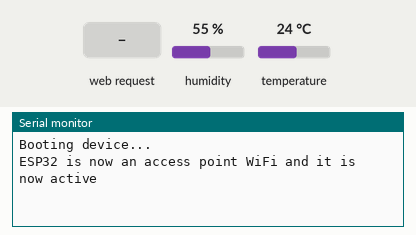
This sketch was run on a simulated ESP32. Shown: the last lines printed to the serial monitor. Inputs (shaded band) come from the test bench; at power-on: temperature 24 °C, humidity 55 %. Storage starts empty.

Above: at 1.3 s.
1.4 s: HTTP request GET /temperature received
At 1.9 s:
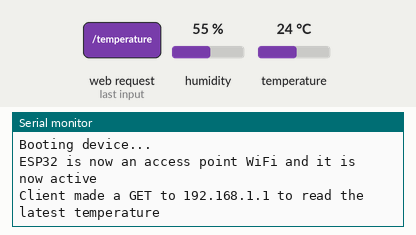
5.1 s: temperature set to 19 °C
At 7.5 s:
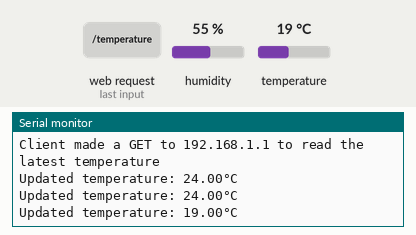

Measured:
- after the input at 1.4 s, the serial monitor: prints a new line at once (image 1)
- after the input at 5.1 s, the serial monitor: prints a new line after 1.0 s (image 2)

The sketch:

proyecto_temp.ino
```cpp
#include <WiFi.h> // Includes the WiFi library
#include "DHT.h" // Include DHT library
#include <AsyncTCP.h> // Include TCP Library
#include <ESPAsyncWebServer.h> // Include WebServer Library
#include <DNSServer.h> // Includes DNS Library
#include "SPIFFS.h" // Includes SPIFileSystem (install https://github.com/me-no-dev/arduino-esp32fs-plugin)

#define DHT_PIN 22 // Defines pin number to which the sensor is connected
#define DHT_TYPE DHT11 // Defines the sensor type. It can be DHT11 or DHT22

/* Put your desired SSID and Password */
const char *WIFI_SSID = "Esp32_Rubén";
const char *WIFI_PASSWORD = "12345678";
const byte DNS_PORT = 53;

/* Setup Access Point details */
IPAddress apIP(192, 168, 1, 1);
IPAddress subnet(255, 255, 255, 0);
AsyncWebServer server(80);   // Creates a WebServer on port 80
DNSServer dnsServer;

DHT dhtSensor(DHT_PIN, DHT_TYPE); // Defines the sensor dht
float temperature; // Global variable

void setup() {
  Serial.begin(9600); // Starts the serial communication
  Serial.println("\nBooting device...");
  SPIFFS.begin(); // Start file system

  startAP(); // Starts Access Point
  startWebServer(); // Starts WebServer

  dhtSensor.begin(); // Starts sensor communication

  TimerHandle_t xTimer = xTimerCreate("updateTemperature", 2000, pdTRUE, (void *) 0, updateTemperature);
  xTimerStart(xTimer, 0);
}

void loop() {
  dnsServer.processNextRequest();
}

void updateTemperature(TimerHandle_t xTimer) {
  float t = dhtSensor.readTemperature(); // Updates temperature in every second
  if(!isnan(t)){
    temperature = t; // Updates the value to global variable
    Serial.println("Updated temperature: " + String(temperature) + "°C"); // Prints in a new line the result
  } else {
    Serial.println("Sensor had a bad reading");
  }
}

void startAP() {
  WiFi.mode(WIFI_AP);
  WiFi.softAP(WIFI_SSID, WIFI_PASSWORD);
  delay(100);
  WiFi.softAPConfig(apIP, apIP, subnet);
  Serial.println("ESP32 is now an access point WiFi and it is now active");
}

void startWebServer() {
  dnsServer.start(DNS_PORT, "www.esp32_cim_project.com", apIP);
  server.on("/", HTTP_GET, helloWorld);
  server.on("/temperature", HTTP_GET, serveIndex);
  server.onNotFound(notFound);
  server.begin();
}

void helloWorld(AsyncWebServerRequest *request) {
  request->send(200, "text/plain", "Hello World!\n\nwww.esp32_cim_project.com/temperature");
}

void serveIndex(AsyncWebServerRequest *request) {
  Serial.println("Client made a GET to 192.168.1.1 to read the latest temperature");
  request->send(SPIFFS, "/index.html", String(), false, processor);
}

void notFound(AsyncWebServerRequest *request) {
  request->send(404, "text/plain", "Not found");
}

// Replaces placeholder in HTML with temperature value
String processor(const String& var) {
  if (var == "TEMPERATURE") {
    return String(temperature);
  }
  return String();
}
```
